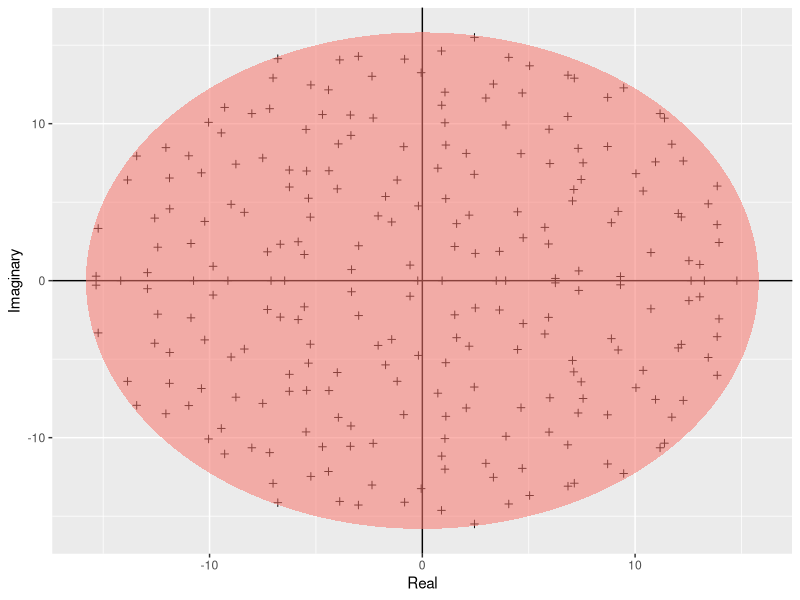

Generate this figure with R:
######################################
## Plotting two dataframes together ##
######################################

require(ggplot2)

# build a function object that will calculate the ellipse
build_ellipse <- function(hradius, vradius){ # function that returns an ellipse
  npoints = 250
  a <- seq(0, 2 * pi, length = npoints + 1)
  x <- hradius * cos(a)
  y <- vradius * sin(a)  
  return(data.frame(x = x, y = y))
}

N <- 250 # Assign size of the matrix

M <- matrix(rnorm(N * N), N, N) # Build the matrix

eigvals <- eigen(M)$values # Find the eigenvalues

eigDF <- data.frame("Real" = Re(eigvals), "Imaginary" = Im(eigvals)) # Build a dataframe

my_radius <- sqrt(N) # The radius of the circle is sqrt(N)

ellDF <- build_ellipse(my_radius, my_radius) # Dataframe to plot the ellipse

names(ellDF) <- c("Real", "Imaginary") # rename the columns

# plotting

# plot the eigenvalues
p <- ggplot(eigDF, aes(x = Real, y = Imaginary))
p <- p +
  geom_point(shape = I(3)) +
  theme(legend.position = "none")

# now add the vertical and horizontal line
p <- p + geom_hline(aes(yintercept = 0))
p <- p + geom_vline(aes(xintercept = 0))

# finally, add the ellipse
p <- p + geom_polygon(data = ellDF, aes(x = Real, y = Imaginary, alpha = 1/20, fill = "red"))

# save figure
pdf("../results/Girko.pdf")
print(p)
dev.off()